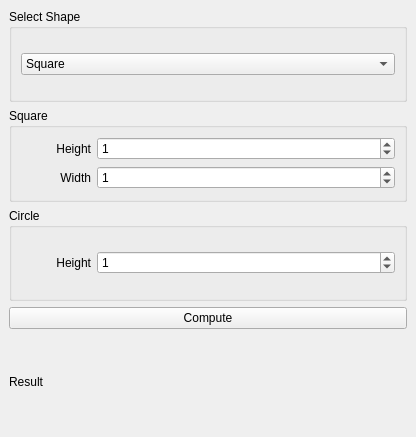
<?xml version="1.0" encoding="UTF-8"?>
<ui version="4.0">
 <class>computeArea</class>
 <widget class="QMainWindow" name="computeArea">
  <property name="geometry">
   <rect>
    <x>0</x>
    <y>0</y>
    <width>416</width>
    <height>437</height>
   </rect>
  </property>
  <property name="windowTitle">
   <string>Compute Area</string>
  </property>
  <widget class="QWidget" name="centralwidget">
   <layout class="QVBoxLayout" name="verticalLayout_2">
    <item>
     <widget class="QGroupBox" name="groupBox">
      <property name="title">
       <string>Select Shape</string>
      </property>
      <layout class="QVBoxLayout" name="verticalLayout">
       <item>
        <widget class="QComboBox" name="shape_cmbbx">
         <item>
          <property name="text">
           <string>Square</string>
          </property>
         </item>
         <item>
          <property name="text">
           <string>Circle</string>
          </property>
         </item>
        </widget>
       </item>
      </layout>
     </widget>
    </item>
    <item>
     <widget class="QGroupBox" name="square_grpbx">
      <property name="title">
       <string>Square</string>
      </property>
      <layout class="QVBoxLayout" name="verticalLayout_3">
       <item>
        <layout class="QHBoxLayout" name="horizontalLayout" stretch="0,1">
         <item>
          <widget class="QLabel" name="label">
           <property name="minimumSize">
            <size>
             <width>70</width>
             <height>0</height>
            </size>
           </property>
           <property name="text">
            <string>Height</string>
           </property>
           <property name="alignment">
            <set>Qt::AlignRight|Qt::AlignTrailing|Qt::AlignVCenter</set>
           </property>
          </widget>
         </item>
         <item>
          <widget class="QSpinBox" name="square_height_spbx">
           <property name="maximum">
            <number>999999999</number>
           </property>
           <property name="value">
            <number>1</number>
           </property>
          </widget>
         </item>
        </layout>
       </item>
       <item>
        <layout class="QHBoxLayout" name="horizontalLayout_2" stretch="0,1">
         <item>
          <widget class="QLabel" name="label_2">
           <property name="minimumSize">
            <size>
             <width>70</width>
             <height>0</height>
            </size>
           </property>
           <property name="text">
            <string>Width</string>
           </property>
           <property name="alignment">
            <set>Qt::AlignRight|Qt::AlignTrailing|Qt::AlignVCenter</set>
           </property>
          </widget>
         </item>
         <item>
          <widget class="QSpinBox" name="square_width_spbx">
           <property name="maximum">
            <number>999999999</number>
           </property>
           <property name="value">
            <number>1</number>
           </property>
          </widget>
         </item>
        </layout>
       </item>
      </layout>
     </widget>
    </item>
    <item>
     <widget class="QGroupBox" name="circle_grpbx">
      <property name="title">
       <string>Circle</string>
      </property>
      <layout class="QVBoxLayout" name="verticalLayout_4">
       <item>
        <layout class="QHBoxLayout" name="horizontalLayout_3" stretch="0,1">
         <item>
          <widget class="QLabel" name="label_3">
           <property name="minimumSize">
            <size>
             <width>70</width>
             <height>0</height>
            </size>
           </property>
           <property name="text">
            <string>Height</string>
           </property>
           <property name="alignment">
            <set>Qt::AlignRight|Qt::AlignTrailing|Qt::AlignVCenter</set>
           </property>
          </widget>
         </item>
         <item>
          <widget class="QSpinBox" name="circle_radius_spbx">
           <property name="maximum">
            <number>999999999</number>
           </property>
           <property name="value">
            <number>1</number>
           </property>
          </widget>
         </item>
        </layout>
       </item>
      </layout>
     </widget>
    </item>
    <item>
     <widget class="QPushButton" name="compute_btn">
      <property name="text">
       <string>Compute</string>
      </property>
     </widget>
    </item>
    <item>
     <widget class="QLabel" name="result_lbl">
      <property name="text">
       <string>Result</string>
      </property>
     </widget>
    </item>
   </layout>
  </widget>
 </widget>
 <resources/>
 <connections/>
</ui>
